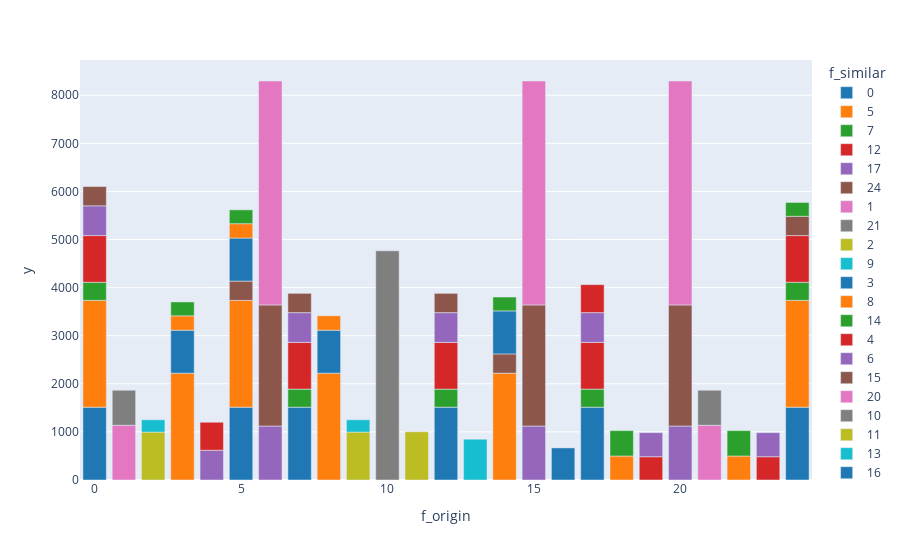

Here is the notebook cell this chart was saved with:
### Code cell
fig = px.bar(df_similar, x="f_origin", y="y", color="f_similar",hover_data = ['y', 'f_origin', 'f_similar', 'sim_similar'],color_discrete_sequence= px.colors.qualitative.D3)
fig.show()

### Figure 1 — Plotly figure (JSON) as saved in the notebook; plotly's stock layout.template omitted (floating-point values rounded to 4 significant figures)
{"data": [{"alignmentgroup": "True", "customdata": [[0, 1], [0, 1], [0, 1], [0, 1], [0, 1], [0, 1]], "hovertemplate": "f_similar=%{customdata[0]}<br>f_origin=%{x}<br>y=%{y}<br>sim_similar=%{customdata[1]}<extra></extra>", "legendgroup": "0", "marker": {"color": "#1F77B4", "pattern": {"shape": ""}}, "name": "0", "offsetgroup": "0", "orientation": "v", "showlegend": true, "textposition": "auto", "type": "bar", "x": [0, 5, 7, 12, 17, 24], "xaxis": "x", "y": [1514, 1514, 1514, 1514, 1514, 1514], "yaxis": "y"}, {"alignmentgroup": "True", "customdata": [[5, 2], [5, 2], [5, 2], [5, 2], [5, 2], [5, 2]], "hovertemplate": "f_similar=%{customdata[0]}<br>f_origin=%{x}<br>y=%{y}<br>sim_similar=%{customdata[1]}<extra></extra>", "legendgroup": "5", "marker": {"color": "#FF7F0E", "pattern": {"shape": ""}}, "name": "5", "offsetgroup": "5", "orientation": "v", "showlegend": true, "textposition": "auto", "type": "bar", "x": [0, 3, 5, 8, 14, 24], "xaxis": "x", "y": [2221, 2221, 2221, 2221, 2221, 2221], "yaxis": "y"}, {"alignmentgroup": "True", "customdata": [[7, 2], [7, 2], [7, 2], [7, 2], [7, 2]], "hovertemplate": "f_similar=%{customdata[0]}<br>f_origin=%{x}<br>y=%{y}<br>sim_similar=%{customdata[1]}<extra></extra>", "legendgroup": "7", "marker": {"color": "#2CA02C", "pattern": {"shape": ""}}, "name": "7", "offsetgroup": "7", "orientation": "v", "showlegend": true, "textposition": "auto", "type": "bar", "x": [0, 7, 12, 17, 24], "xaxis": "x", "y": [376, 376, 376, 376, 376], "yaxis": "y"}, {"alignmentgroup": "True", "customdata": [[12, 3], [12, 3], [12, 3], [12, 3], [12, 3]], "hovertemplate": "f_similar=%{customdata[0]}<br>f_origin=%{x}<br>y=%{y}<br>sim_similar=%{customdata[1]}<extra></extra>", "legendgroup": "12", "marker": {"color": "#D62728", "pattern": {"shape": ""}}, "name": "12", "offsetgroup": "12", "orientation": "v", "showlegend": true, "textposition": "auto", "type": "bar", "x": [0, 7, 12, 17, 24], "xaxis": "x", "y": [971, 971, 971, 971, 971], "yaxis": "y"}, {"alignmentgroup": "True", "customdata": [[17, 4], [17, 4], [17, 4], [17, 4], [17, 4]], "hovertemplate": "f_similar=%{customdata[0]}<br>f_origin=%{x}<br>y=%{y}<br>sim_similar=%{customdata[1]}<extra></extra>", "legendgroup": "17", "marker": {"color": "#9467BD", "pattern": {"shape": ""}}, "name": "17", "offsetgroup": "17", "orientation": "v", "showlegend": true, "textposition": "auto", "type": "bar", "x": [0, 4, 7, 12, 17], "xaxis": "x", "y": [619, 619, 619, 619, 619], "yaxis": "y"}, {"alignmentgroup": "True", "customdata": [[24, 5], [24, 5], [24, 5], [24, 5], [24, 5], [24, 5]], "hovertemplate": "f_similar=%{customdata[0]}<br>f_origin=%{x}<br>y=%{y}<br>sim_similar=%{customdata[1]}<extra></extra>", "legendgroup": "24", "marker": {"color": "#8C564B", "pattern": {"shape": ""}}, "name": "24", "offsetgroup": "24", "orientation": "v", "showlegend": true, "textposition": "auto", "type": "bar", "x": [0, 5, 7, 12, 14, 24], "xaxis": "x", "y": [401, 401, 401, 401, 401, 401], "yaxis": "y"}, {"alignmentgroup": "True", "customdata": [[1, 1], [1, 1]], "hovertemplate": "f_similar=%{customdata[0]}<br>f_origin=%{x}<br>y=%{y}<br>sim_similar=%{customdata[1]}<extra></extra>", "legendgroup": "1", "marker": {"color": "#E377C2", "pattern": {"shape": ""}}, "name": "1", "offsetgroup": "1", "orientation": "v", "showlegend": true, "textposition": "auto", "type": "bar", "x": [1, 21], "xaxis": "x", "y": [1138, 1138], "yaxis": "y"}, {"alignmentgroup": "True", "customdata": [[21, 5], [21, 5]], "hovertemplate": "f_similar=%{customdata[0]}<br>f_origin=%{x}<br>y=%{y}<br>sim_similar=%{customdata[1]}<extra></extra>", "legendgroup": "21", "marker": {"color": "#7F7F7F", "pattern": {"shape": ""}}, "name": "21", "offsetgroup": "21", "orientation": "v", "showlegend": true, "textposition": "auto", "type": "bar", "x": [1, 21], "xaxis": "x", "y": [728, 728], "yaxis": "y"}, {"alignmentgroup": "True", "customdata": [[2, 1], [2, 1]], "hovertemplate": "f_similar=%{customdata[0]}<br>f_origin=%{x}<br>y=%{y}<br>sim_similar=%{customdata[1]}<extra></extra>", "legendgroup": "2", "marker": {"color": "#BCBD22", "pattern": {"shape": ""}}, "name": "2", "offsetgroup": "2", "orientation": "v", "showlegend": true, "textposition": "auto", "type": "bar", "x": [2, 9], "xaxis": "x", "y": [996, 996], "yaxis": "y"}, {"alignmentgroup": "True", "customdata": [[9, 2], [9, 2]], "hovertemplate": "f_similar=%{customdata[0]}<br>f_origin=%{x}<br>y=%{y}<br>sim_similar=%{customdata[1]}<extra></extra>", "legendgroup": "9", "marker": {"color": "#17BECF", "pattern": {"shape": ""}}, "name": "9", "offsetgroup": "9", "orientation": "v", "showlegend": true, "textposition": "auto", "type": "bar", "x": [2, 9], "xaxis": "x", "y": [256, 256], "yaxis": "y"}, {"alignmentgroup": "True", "customdata": [[3, 1], [3, 1], [3, 1], [3, 1]], "hovertemplate": "f_similar=%{customdata[0]}<br>f_origin=%{x}<br>y=%{y}<br>sim_similar=%{customdata[1]}<extra></extra>", "legendgroup": "3", "marker": {"color": "#1F77B4", "pattern": {"shape": ""}}, "name": "3", "offsetgroup": "3", "orientation": "v", "showlegend": true, "textposition": "auto", "type": "bar", "x": [3, 5, 8, 14], "xaxis": "x", "y": [894, 894, 894, 894], "yaxis": "y"}, {"alignmentgroup": "True", "customdata": [[8, 2], [8, 2], [8, 2]], "hovertemplate": "f_similar=%{customdata[0]}<br>f_origin=%{x}<br>y=%{y}<br>sim_similar=%{customdata[1]}<extra></extra>", "legendgroup": "8", "marker": {"color": "#FF7F0E", "pattern": {"shape": ""}}, "name": "8", "offsetgroup": "8", "orientation": "v", "showlegend": true, "textposition": "auto", "type": "bar", "x": [3, 5, 8], "xaxis": "x", "y": [299, 299, 299], "yaxis": "y"}, {"alignmentgroup": "True", "customdata": [[14, 3], [14, 3], [14, 3], [14, 3]], "hovertemplate": "f_similar=%{customdata[0]}<br>f_origin=%{x}<br>y=%{y}<br>sim_similar=%{customdata[1]}<extra></extra>", "legendgroup": "14", "marker": {"color": "#2CA02C", "pattern": {"shape": ""}}, "name": "14", "offsetgroup": "14", "orientation": "v", "showlegend": true, "textposition": "auto", "type": "bar", "x": [3, 5, 14, 24], "xaxis": "x", "y": [288, 288, 288, 288], "yaxis": "y"}, {"alignmentgroup": "True", "customdata": [[4, 1], [4, 1]], "hovertemplate": "f_similar=%{customdata[0]}<br>f_origin=%{x}<br>y=%{y}<br>sim_similar=%{customdata[1]}<extra></extra>", "legendgroup": "4", "marker": {"color": "#D62728", "pattern": {"shape": ""}}, "name": "4", "offsetgroup": "4", "orientation": "v", "showlegend": true, "textposition": "auto", "type": "bar", "x": [4, 17], "xaxis": "x", "y": [582, 582], "yaxis": "y"}, {"alignmentgroup": "True", "customdata": [[6, 2], [6, 2], [6, 2]], "hovertemplate": "f_similar=%{customdata[0]}<br>f_origin=%{x}<br>y=%{y}<br>sim_similar=%{customdata[1]}<extra></extra>", "legendgroup": "6", "marker": {"color": "#9467BD", "pattern": {"shape": ""}}, "name": "6", "offsetgroup": "6", "orientation": "v", "showlegend": true, "textposition": "auto", "type": "bar", "x": [6, 15, 20], "xaxis": "x", "y": [1122, 1122, 1122], "yaxis": "y"}, {"alignmentgroup": "True", "customdata": [[15, 4], [15, 4], [15, 4]], "hovertemplate": "f_similar=%{customdata[0]}<br>f_origin=%{x}<br>y=%{y}<br>sim_similar=%{customdata[1]}<extra></extra>", "legendgroup": "15", "marker": {"color": "#8C564B", "pattern": {"shape": ""}}, "name": "15", "offsetgroup": "15", "orientation": "v", "showlegend": true, "textposition": "auto", "type": "bar", "x": [6, 15, 20], "xaxis": "x", "y": [2518, 2518, 2518], "yaxis": "y"}, {"alignmentgroup": "True", "customdata": [[20, 5], [20, 5], [20, 5]], "hovertemplate": "f_similar=%{customdata[0]}<br>f_origin=%{x}<br>y=%{y}<br>sim_similar=%{customdata[1]}<extra></extra>", "legendgroup": "20", "marker": {"color": "#E377C2", "pattern": {"shape": ""}}, "name": "20", "offsetgroup": "20", "orientation": "v", "showlegend": true, "textposition": "auto", "type": "bar", "x": [6, 15, 20], "xaxis": "x", "y": [4656, 4656, 4656], "yaxis": "y"}, {"alignmentgroup": "True", "customdata": [[10, 3]], "hovertemplate": "f_similar=%{customdata[0]}<br>f_origin=%{x}<br>y=%{y}<br>sim_similar=%{customdata[1]}<extra></extra>", "legendgroup": "10", "marker": {"color": "#7F7F7F", "pattern": {"shape": ""}}, "name": "10", "offsetgroup": "10", "orientation": "v", "showlegend": true, "textposition": "auto", "type": "bar", "x": [10], "xaxis": "x", "y": [4765], "yaxis": "y"}, {"alignmentgroup": "True", "customdata": [[11, 3]], "hovertemplate": "f_similar=%{customdata[0]}<br>f_origin=%{x}<br>y=%{y}<br>sim_similar=%{customdata[1]}<extra></extra>", "legendgroup": "11", "marker": {"color": "#BCBD22", "pattern": {"shape": ""}}, "name": "11", "offsetgroup": "11", "orientation": "v", "showlegend": true, "textposition": "auto", "type": "bar", "x": [11], "xaxis": "x", "y": [1002], "yaxis": "y"}, {"alignmentgroup": "True", "customdata": [[13, 3]], "hovertemplate": "f_similar=%{customdata[0]}<br>f_origin=%{x}<br>y=%{y}<br>sim_similar=%{customdata[1]}<extra></extra>", "legendgroup": "13", "marker": {"color": "#17BECF", "pattern": {"shape": ""}}, "name": "13", "offsetgroup": "13", "orientation": "v", "showlegend": true, "textposition": "auto", "type": "bar", "x": [13], "xaxis": "x", "y": [848], "yaxis": "y"}, {"alignmentgroup": "True", "customdata": [[16, 4]], "hovertemplate": "f_similar=%{customdata[0]}<br>f_origin=%{x}<br>y=%{y}<br>sim_similar=%{customdata[1]}<extra></extra>", "legendgroup": "16", "marker": {"color": "#1F77B4", "pattern": {"shape": ""}}, "name": "16", "offsetgroup": "16", "orientation": "v", "showlegend": true, "textposition": "auto", "type": "bar", "x": [16], "xaxis": "x", "y": [667], "yaxis": "y"}, {"alignmentgroup": "True", "customdata": [[18, 4], [18, 4]], "hovertemplate": "f_similar=%{customdata[0]}<br>f_origin=%{x}<br>y=%{y}<br>sim_similar=%{customdata[1]}<extra></extra>", "legendgroup": "18", "marker": {"color": "#FF7F0E", "pattern": {"shape": ""}}, "name": "18", "offsetgroup": "18", "orientation": "v", "showlegend": true, "textposition": "auto", "type": "bar", "x": [18, 22], "xaxis": "x", "y": [499, 499], "yaxis": "y"}, {"alignmentgroup": "True", "customdata": [[22, 5], [22, 5]], "hovertemplate": "f_similar=%{customdata[0]}<br>f_origin=%{x}<br>y=%{y}<br>sim_similar=%{customdata[1]}<extra></extra>", "legendgroup": "22", "marker": {"color": "#2CA02C", "pattern": {"shape": ""}}, "name": "22", "offsetgroup": "22", "orientation": "v", "showlegend": true, "textposition": "auto", "type": "bar", "x": [18, 22], "xaxis": "x", "y": [528, 528], "yaxis": "y"}, {"alignmentgroup": "True", "customdata": [[19, 4], [19, 4]], "hovertemplate": "f_similar=%{customdata[0]}<br>f_origin=%{x}<br>y=%{y}<br>sim_similar=%{customdata[1]}<extra></extra>", "legendgroup": "19", "marker": {"color": "#D62728", "pattern": {"shape": ""}}, "name": "19", "offsetgroup": "19", "orientation": "v", "showlegend": true, "textposition": "auto", "type": "bar", "x": [19, 23], "xaxis": "x", "y": [484, 484], "yaxis": "y"}, {"alignmentgroup": "True", "customdata": [[23, 5], [23, 5]], "hovertemplate": "f_similar=%{customdata[0]}<br>f_origin=%{x}<br>y=%{y}<br>sim_similar=%{customdata[1]}<extra></extra>", "legendgroup": "23", "marker": {"color": "#9467BD", "pattern": {"shape": ""}}, "name": "23", "offsetgroup": "23", "orientation": "v", "showlegend": true, "textposition": "auto", "type": "bar", "x": [19, 23], "xaxis": "x", "y": [501, 501], "yaxis": "y"}], "layout": {"barmode": "relative", "legend": {"title": {"text": "f_similar"}, "tracegroupgap": 0}, "margin": {"t": 60}, "xaxis": {"anchor": "y", "domain": [0, 1], "title": {"text": "f_origin"}}, "yaxis": {"anchor": "x", "domain": [0, 1], "title": {"text": "y"}}}}
